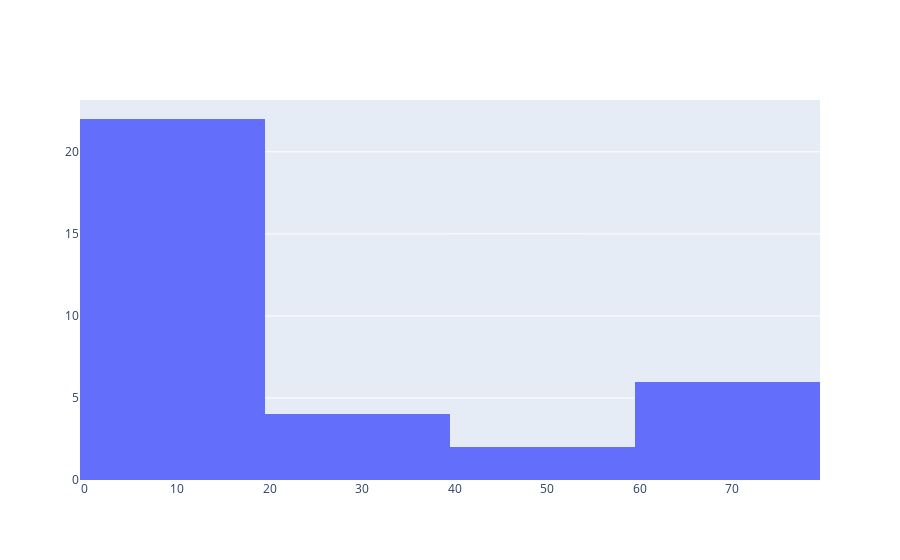

Notebook cell for this chart:
### Code cell
fig=go.Figure(data=[go.Histogram(x=x)])
fig.show()

### Figure 1 — Plotly figure (JSON) as saved in the notebook; plotly's stock layout.template omitted (floating-point values rounded to 4 significant figures)
{"data": [{"type": "histogram", "x": [1, 2, 3, 4, 5, 67, 32, 8, 9, 9, 6, 8, 76, 32, 5, 4, 32, 1, 32, 2, 3, 45, 6, 78, 9, 9, 8, 76, 76, 5, 45, 67, 3, 6]}], "layout": {}}
